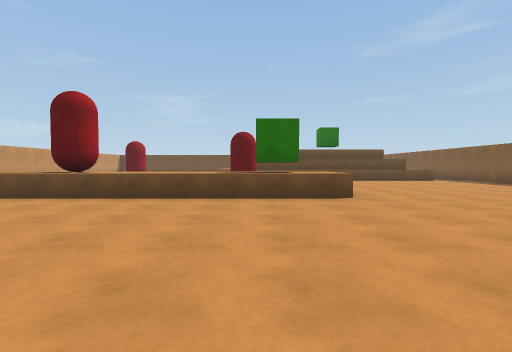
view 1 (above)

19 first-person views from a walk through a Unity game level. The camera is 1.3 m above the floor, tilts 2° down and sees 85° across. The floor is counted in squares, 2 m on a side. Each view is taken from the middle of a square. On the plan, view 1 faces up. The plan holds only what a view shows up to about 9 squares ahead; the rest is blank. The player is left out.

view 2
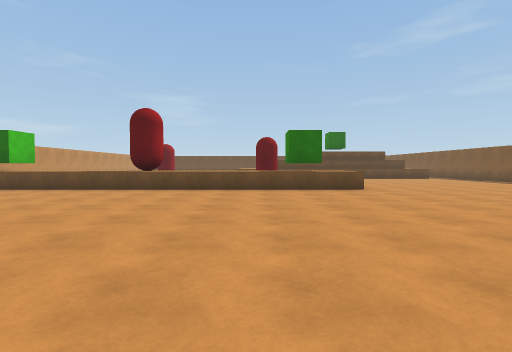

view 3
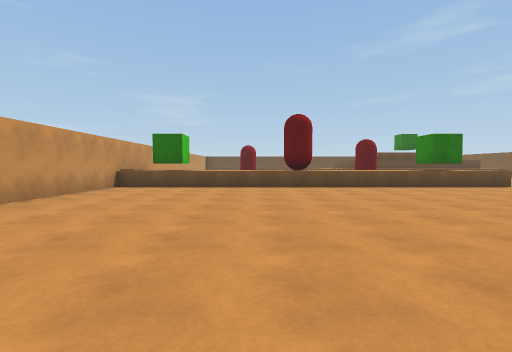

view 4
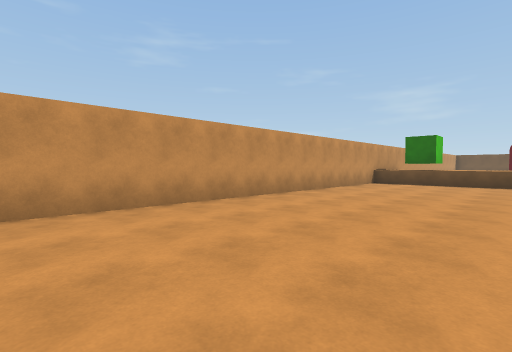

view 5
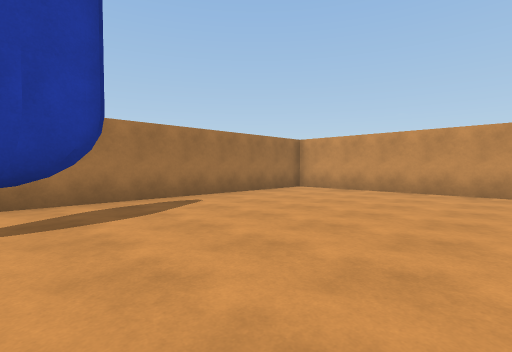

view 6
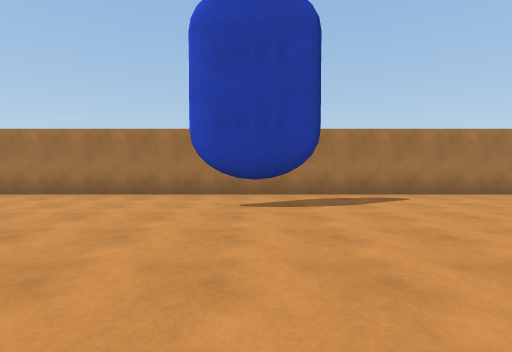

view 7
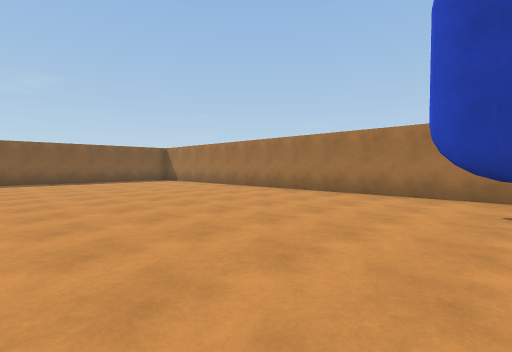

view 8
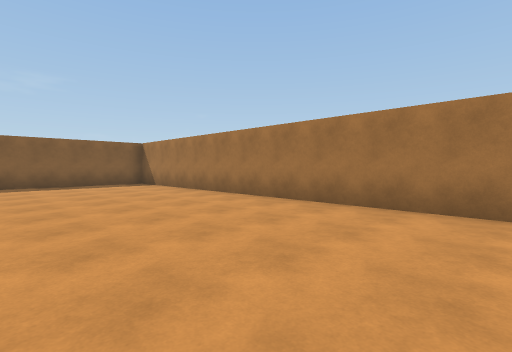

view 9
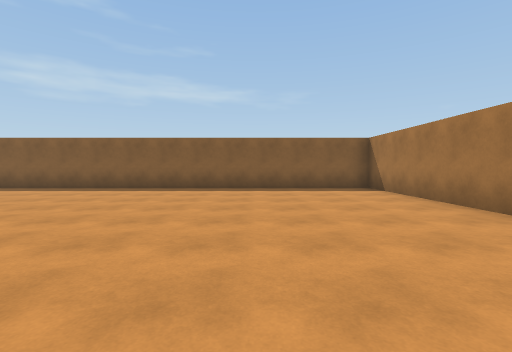

view 10
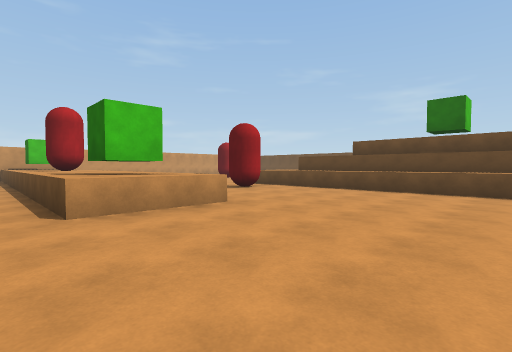

view 11
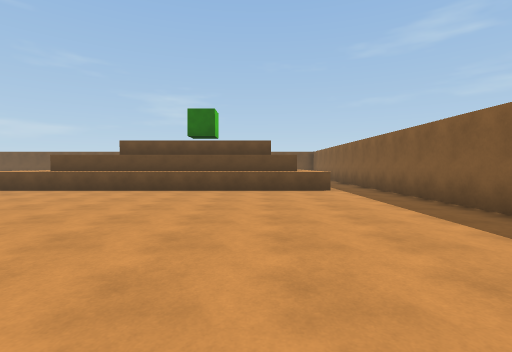

view 12
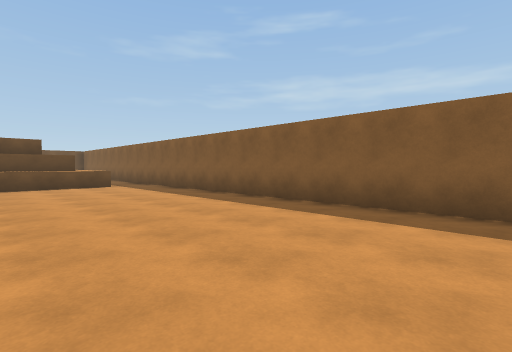

view 13
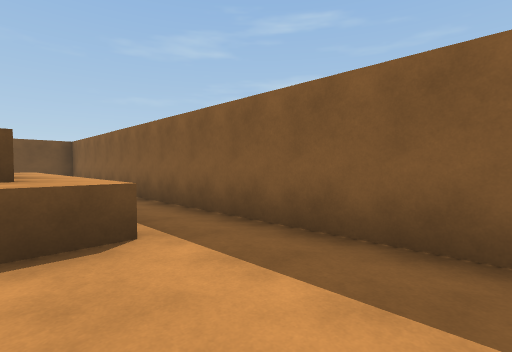

view 14
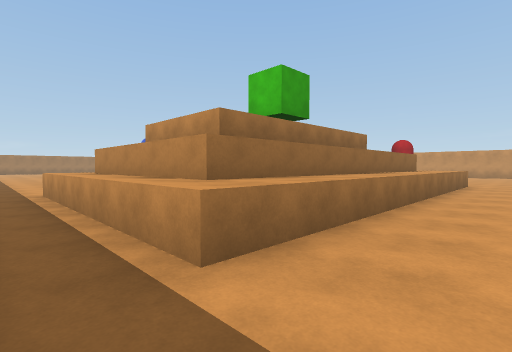

view 15
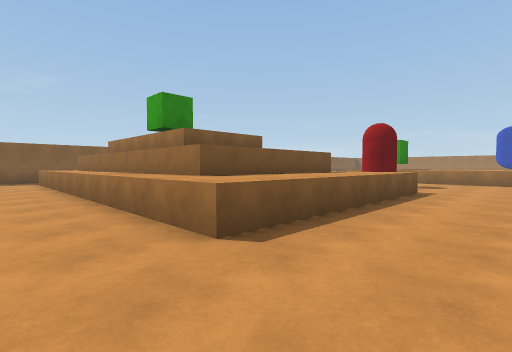

view 16
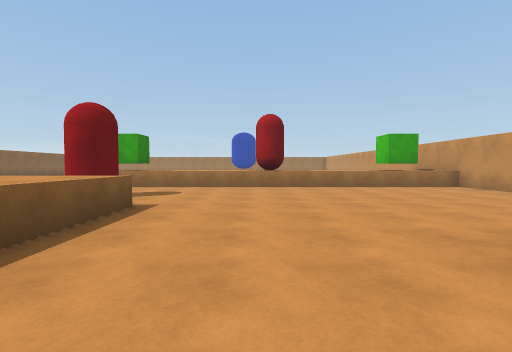

view 17
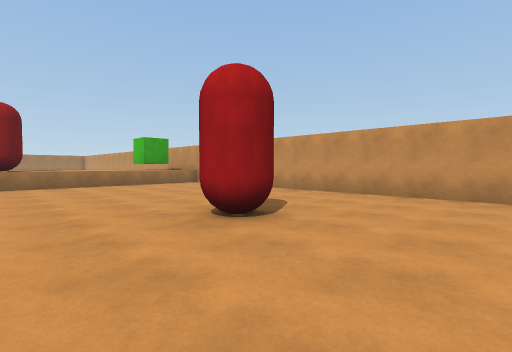

view 18
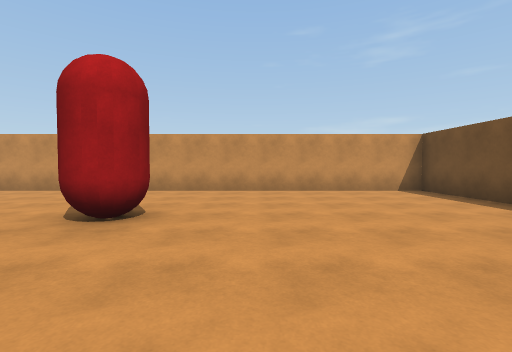

view 19
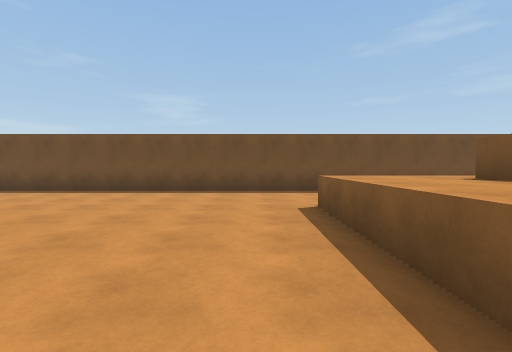

### Floor plan
Key: @ floor where view 1 was taken; # wall or solid block; . floor; ^ raised ledge; C red capsule; G green cube.
Columns run from 11 left of view 1 to 10 right of it. Each row starts with its distance up from view 1.
 22 ###############
 21 #.........
 20 #....................#
 19 #....................#
 18 #........^^^^^^^^^^^.#
 17 #........^^########^.#
 16 #........^^#      #^.#
 15 #...CC...^^#      #^.#
 14 #........^^########^.#
 13 #........^^^^^^^^^^^.#
 12 #....................#
 11 #.........CC.........#
 10 #....................#
  9 #....................#
  8  ^^^^^^^^^^^^^.......#
  7   GG ^CC^^^GG^.......#
  6  ^G^^^^^^^^^^^.......#
  5 #....................#
  4 #....................#
  3 #....................#
  2 #..............     .#
  1 #.............    ...#
  0 #..........@.    ....#
 -1 #....... ...    .....#
 -2 #...... .............#
 -3 #....................#
 -4 #....................#
 -5 #....................#
 -6 #.......#............#
 -7 #....................#
 -8 #....................#
 -9 ######################

Where each view was taken, in squares from view 1:
view 1: 0 up, 0 right, facing up
view 2: 2 down, 1 left, facing up
view 3: 3 down, 6 left, facing up
view 4: 5 down, 6 left, facing up-left
view 5: 3 down, 3 left, facing down-left
view 6: 2 down, 3 left, facing down
view 7: 2 down, 3 left, facing down-right
view 8: 4 down, 1 left, facing down-right
view 9: 5 down, 1 right, facing right
view 10: 5 up, 6 right, facing up-left
view 11: 5 up, 6 right, facing up
view 12: 3 up, 5 right, facing up-right
view 13: 10 up, 7 right, facing up-right
view 14: 20 up, 9 right, facing down-left
view 15: 20 up, 4 left, facing down-right
view 16: 17 up, 4 left, facing down
view 17: 18 up, 4 left, facing down-left
view 18: 17 up, 3 left, facing left
view 19: 14 up, 3 left, facing up
